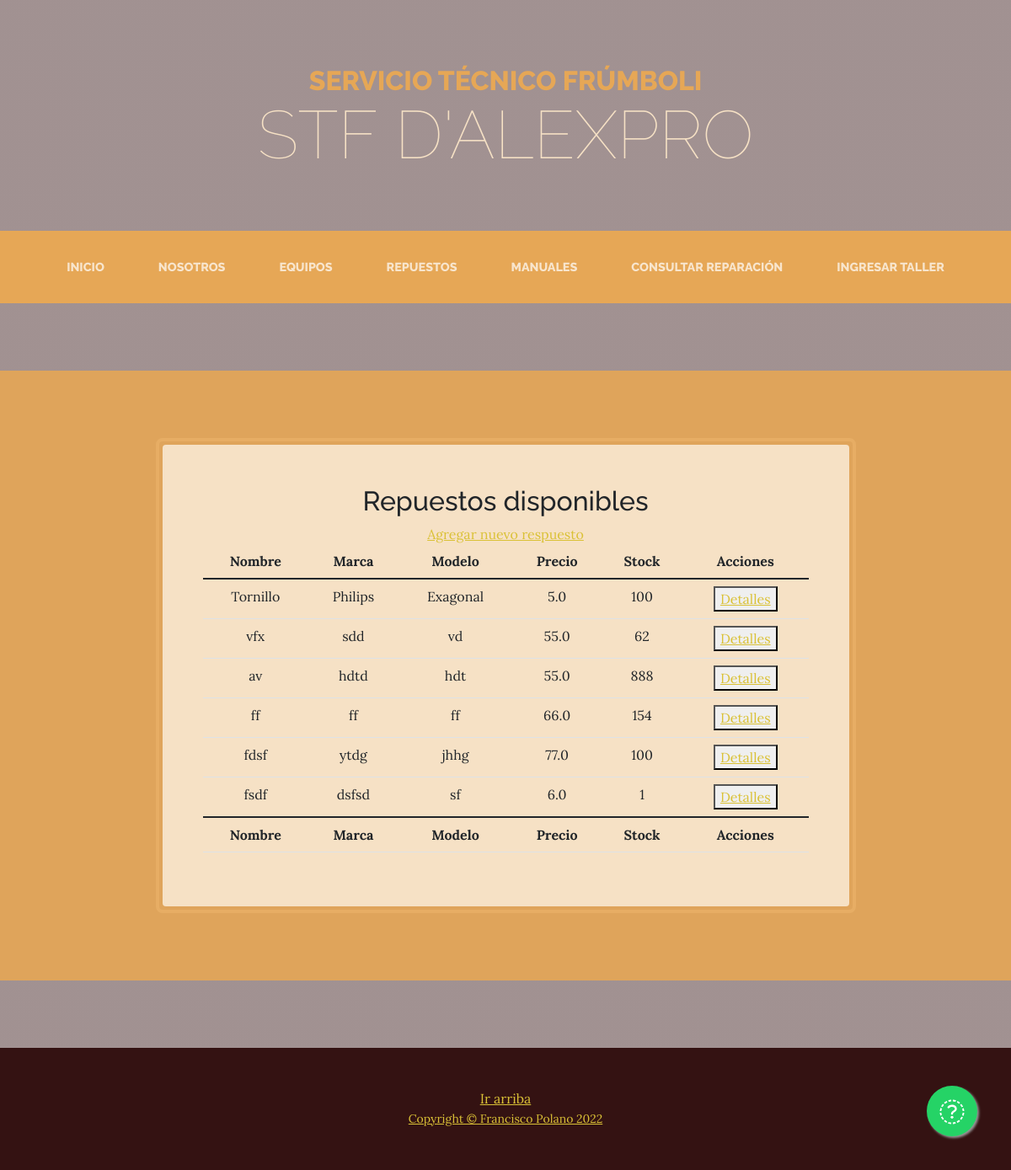
Page /AppSTF/repuestos on the earlier database version.
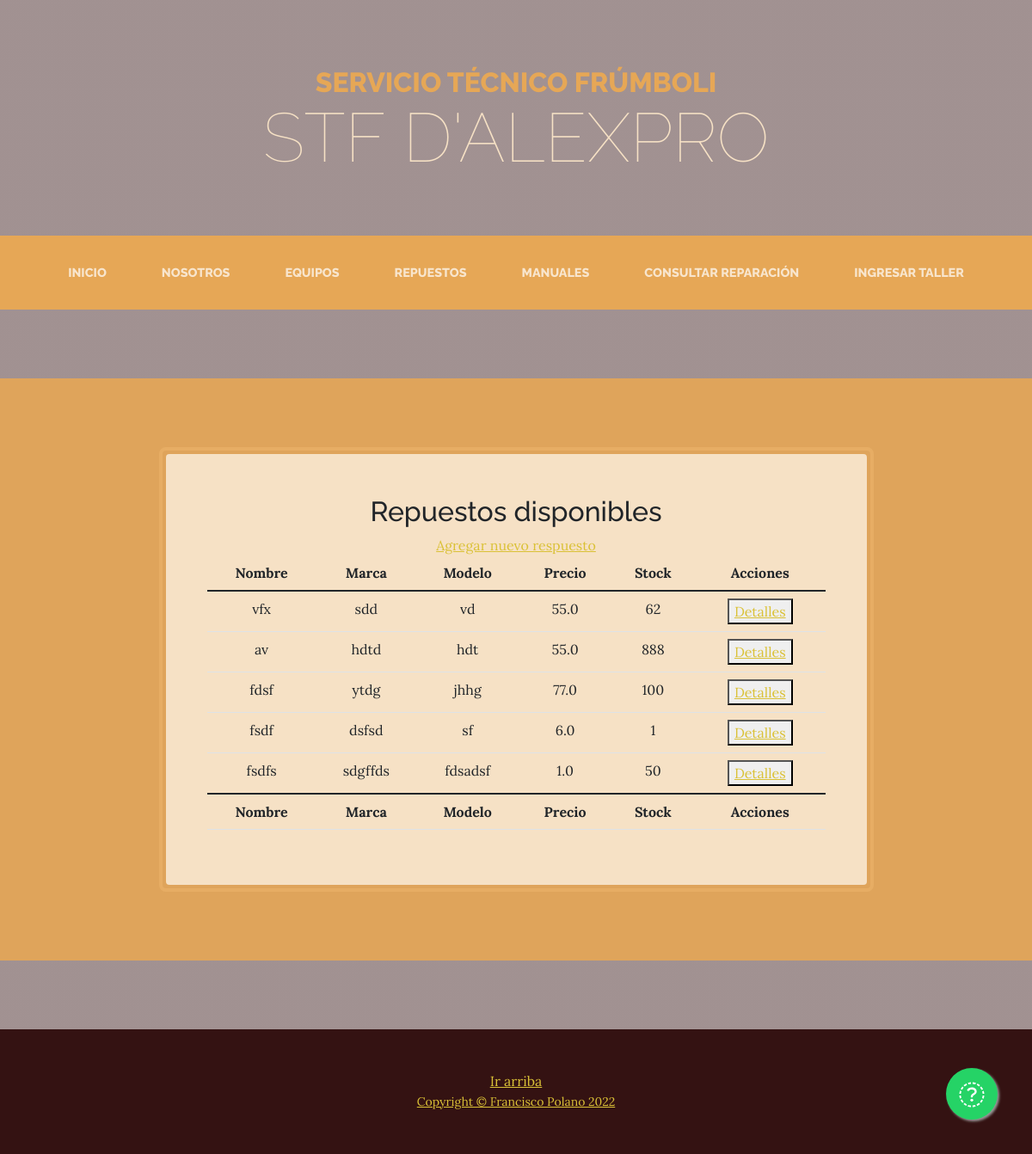
Same page on the later database version.
### AppSTF/models.py (models this page shows, shortened)
class Repuestos(models.Model):
    nombre = models.CharField(max_length=60)
    marca = models.CharField(max_length=60)
    modelo = models.CharField(max_length=60)
    precio = models.FloatField()
    stock = models.SmallIntegerField()
    foto = models.ImageField(upload_to='repuestos', default='settings.MEDIA_ROOT/repuestos/generic_repuesto.jfif')

### AppSTF/views.py (the view)
# urls.py: path('repuestos', views.repuestosLista, name="Repuestos lista"),
def repuestosLista(request):
    repuestos = Repuestos.objects.all()
    return render(request, "AppSTF/Repuestos/repuestosLista.html",{'datos':repuestos})

### AppSTF/templates/AppSTF/Repuestos/repuestosLista.html (shortened to what this page needs)
{% extends 'AppSTF/padre.html' %}
{% load static %}
{% block cuerpo %}
<section class="page-section cta">
    <div class="container">
        <div class="row">
            <div class="col-xl-9 mx-auto">
                <div class="cta-inner bg-faded text-center rounded">
                    <h2> Repuestos disponibles </h2>
                    <a href="{% url 'Repuestos alta' %}">Agregar nuevo respuesto</a>
                    <table class="table" id="ListaRepuestos">
                        <thead>
                            <tr>
                                <th>Nombre</th>
                                <th>Marca</th>
                                <th>Modelo</th>
                                <th>Precio</th>
                                <th>Stock</th>
                                <th>Acciones</th>
                            </tr>
                        </thead>
                        <tbody>
                            {% if datos %}
                                {% for repuesto in datos %}
                                    <tr>
                                        <td>{{repuesto.nombre}}</td>
                                        <td>{{repuesto.marca}}</td>
                                        <td>{{repuesto.modelo}}</td>
                                        <td>{{repuesto.precio}}</td>
                                        <td>{{repuesto.stock}}</td>
                                        <td>
                                            <button>
                                                <a href="{% url 'Repuestos detalle' repuesto.id %}">Detalles</a>
                                            </button>
                                        </td>
                                    </tr>
                                {% endfor %}
                            {% else %}
                                <tr><td>No hay repuestos disponibles</td></tr>
                            {% endif %}
                        </tbody>
                        <tfoot>
                            <tr>
                                <th>Nombre</th>
                                <th>Marca</th>
                                <th>Modelo</th>
                                <th>Precio</th>
                                <th>Stock</th>
                                <th>Acciones</th>
                            </tr>
                        </tfoot>
                    </table>
                </div>
            </div>
        </div>
    </div>
</section>
{% endblock %}

Differences in the rows shown:
removed Repuestos: nombre "Tornillo", marca "Philips", modelo "Exagonal", precio "5.0", stock "100"
removed Repuestos: nombre "ff", marca "ff", modelo "ff", precio "66.0", stock "154"
added Repuestos: nombre "fsdfs", marca "sdgffds", modelo "fdsadsf", precio "1.0", stock "50"
